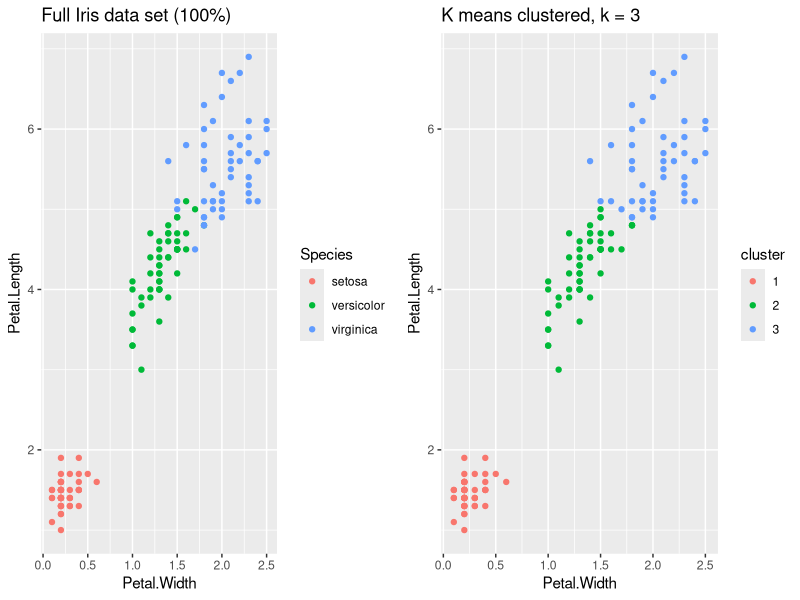
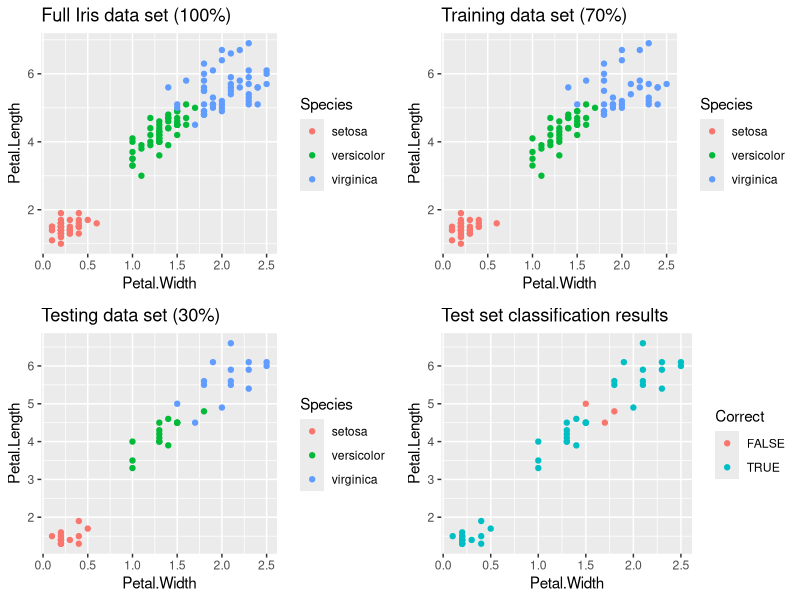
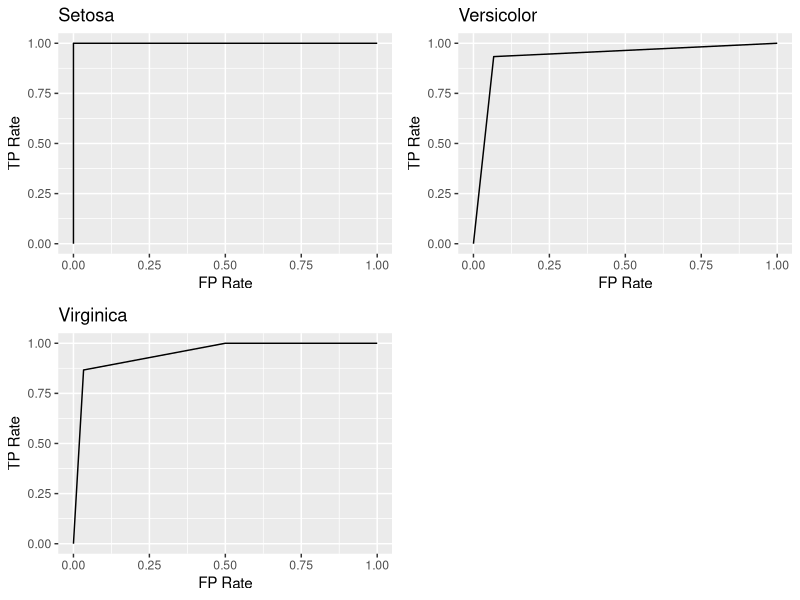

The R source for these figures, in order:
# Install dependencies
install.packages('caret', dependencies = TRUE)
install.packages('ggplot2', dependencies = TRUE)
install.packages('gridExtra', dependencies = TRUE)

# Load our data set.
data(iris);

# Load libraries.
library(ggplot2);
library(caret);
library(gridExtra);

set.seed(100);

# Inspect our data set.
names(iris);
head(iris);

# Plot the data.
qp0 = qplot(Petal.Width, Petal.Length, color = Species, data = iris, main = "Full Iris data set (100%)");

iris_k <- kmeans(iris[, c("Petal.Length", "Petal.Width")], 3, nstart = 20);

print(iris_k);
table(iris_k$cluster, iris$Species);

# Plot unsupervised clustering.
iris$cluster <- as.factor(iris_k$cluster);
qp1 <- qplot(Petal.Width, Petal.Length, color = cluster, data = iris, main = "K means clustered, k = 3");

grid.arrange(qp0, qp1, ncol = 2, nrow = 1);

iris$cluster <- NULL;

set.seed(100);

# Split our data into a training (70%) and test (30%) set.
training_split <- createDataPartition(y = iris$Species, p = 0.70, list = FALSE);
training_set <- iris[training_split,];
testing_set <- iris[-training_split,];

# Plot our training data
qp2 <- qplot(Petal.Width, Petal.Length, color = Species, data = training_set, main = "Training data set (70%)");

# Plot our test data
qp3 <- qplot(Petal.Width, Petal.Length, color = Species, data = testing_set, main = "Testing data set (30%)");

# Train our model.
model_fit <- train(Species ~ ., method = "rpart", data = training_set, trControl = trainControl(method = 'cv', number = 10, classProbs = TRUE));
# Using all features.

print(model_fit);

# Classify from our reserved test set.
testing_set_predict <- predict(model_fit, newdata = testing_set[, -5]);
# Remove the Species field to prove we are not cheating.

# Verifying our model from the classifications.
table(testing_set_predict, testing_set$Species);

testing_set$Correct <- (testing_set_predict == testing_set$Species);
accuracy <- length(testing_set$Correct[testing_set$Correct == TRUE]) / length(testing_set$Correct);
paste("TrainAccuracy:", accuracy);

# Plot the classification results.
qp4 <- qplot(Petal.Width, Petal.Length, color = Correct, data = testing_set, main = "Test set classification results");

grid.arrange(qp0, qp2, qp3, qp4, ncol = 2, nrow = 2);

# Perform principal component analysis (by hand).
analysis <- prcomp(training_set[, -5], scale. = TRUE);
print(analysis$sdev);

variance_vector <- analysis$sdev ^ 2;
print(variance_vector);

relative_variance <- variance_vector / sum(variance_vector);
cumsum(relative_variance);
# Looking at the results, only 3 principal components needed to capture 99% of the variance.

# Using the Caret package to confirm results.
preProcess(training_set[, -5], method = "pca", thresh = 0.99);

# Generate RoC curves.

testing_set_predict <- predict(model_fit, newdata = testing_set[, -5], "prob");

roc_setosa <- data.frame(testing_set_predict$setosa, testing_set$Species == 'setosa');
colnames(roc_setosa) <- c("predict", "label");
roc_versicolor <- data.frame(testing_set_predict$versicolor, testing_set$Species == 'versicolor');
colnames(roc_versicolor) <- c("predict", "label");
roc_virginica <- data.frame(testing_set_predict$virginica, testing_set$Species == 'virginica');
colnames(roc_virginica) <- c("predict", "label");

library(ROCR);

pred_setosa <- prediction(roc_setosa$predict, roc_setosa$label);
perf_setosa <- performance(pred_setosa, "tpr", "fpr");
pred_versicolor <- prediction(roc_versicolor$predict, roc_versicolor$label);
perf_versicolor <- performance(pred_versicolor, "tpr", "fpr");
pred_virginica <- prediction(roc_virginica$predict, roc_virginica$label);
perf_virginica <- performance(pred_virginica, "tpr", "fpr");

qproc1 <- qplot(perf_setosa@x.values[[1]], perf_setosa@y.values[[1]], xlab = "FP Rate", ylab = "TP Rate", main = "Setosa", geom = "path");
qproc2 <- qplot(perf_versicolor@x.values[[1]], perf_versicolor@y.values[[1]], xlab = "FP Rate", ylab = "TP Rate", main = "Versicolor", geom = "path");
qproc3 <- qplot(perf_virginica@x.values[[1]], perf_virginica@y.values[[1]], xlab = "FP Rate", ylab = "TP Rate", main = "Virginica", geom = "path");
grid.arrange(qproc1, qproc2, qproc3, ncol = 2, nrow = 2);
